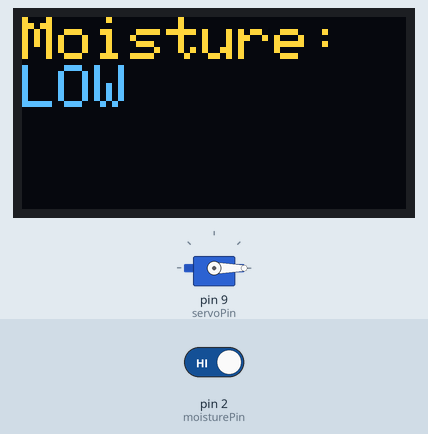
Bench run of a sketch on a simulated Arduino Uno, built with avr-gcc and run on an emulated ATmega328P. Shown: servo, 128×64 one-colour display. Inputs (shaded band) come from the test bench; at power-on: pin 2 (moisturePin) HIGH. The OLED is the two-colour kind (top 16 rows yellow); the display library's start-up logo is not drawn.

Above: at 3.2 s.
3.3 s: pin 2 (moisturePin) driven LOW
At 3.48 s:
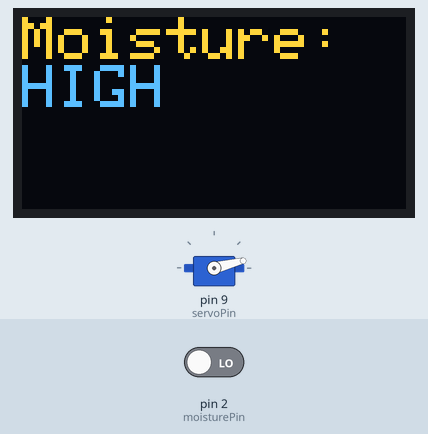
At 4.08 s:
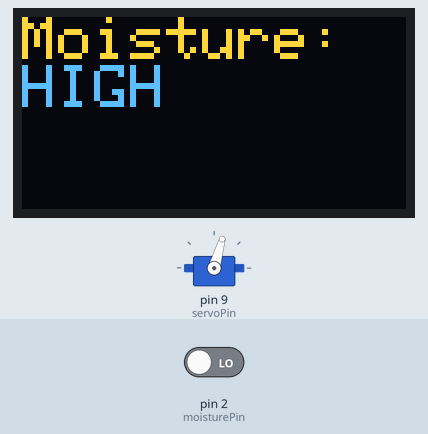
5.7 s: pin 2 (moisturePin) driven HIGH
At 5.9 s:
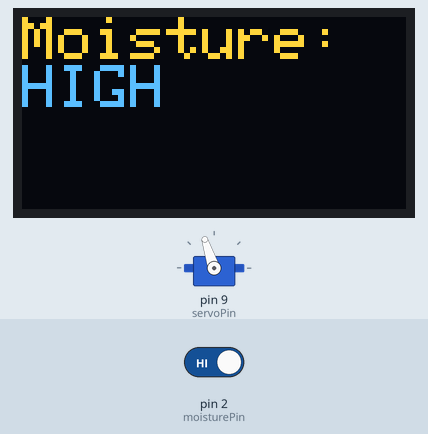
Timing chart, 0 to 8.7 s (numbered marks = the images above; inputs shaded):
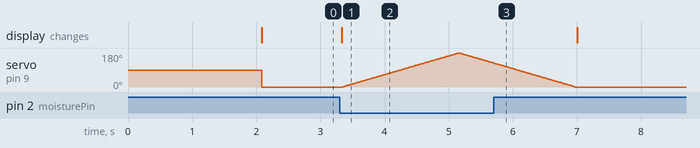

Measured:
- after the input at 3.3 s, servo on pin 9 (servoPin): rises from 0° to 180° in 1.8 s, then falls to 126° in 0.55 s; the display: changes at once (image 1)
- after the input at 5.7 s, servo on pin 9 (servoPin): goes on until 7.0 s, then stays 0°

The sketch:

Smart_Cradle.ino
```cpp
#include <Servo.h>
#include <Adafruit_GFX.h>
#include <Adafruit_SSD1306.h>

#define SCREEN_WIDTH 128 // OLED display width, in pixels
#define SCREEN_HEIGHT 64 // OLED display height, in pixels
#define OLED_RESET    -1 // Reset pin # (or -1 if sharing Arduino reset pin)

Adafruit_SSD1306 display(SCREEN_WIDTH, SCREEN_HEIGHT, &Wire, OLED_RESET);

const int moisturePin = 2;    // Digital pin connected to moisture sensor
const int servoPin = 9;       // Digital pin connected to servo motor

Servo servo;

void setup() {
  pinMode(moisturePin, INPUT);
  servo.attach(servoPin);
  display.begin(SSD1306_SWITCHCAPVCC, 0x3C);
  display.display();
  delay(2000); // Pause for 2 seconds
  display.clearDisplay();
}

void loop() {
  int moistureLevel = digitalRead(moisturePin);
  display.clearDisplay();
  display.setTextSize(2);
  display.setTextColor(SSD1306_WHITE);
  display.setCursor(0, 0);
  display.print("Moisture: ");
  display.println(moistureLevel == LOW ? "HIGH" : "LOW");
  display.display();

  if (moistureLevel == LOW) {
    rotateServo();
  } else {
    servo.write(0); // Stop the servo if moisture is low
  }
}

void rotateServo() {
  for (int angle = 0; angle <= 180; angle++) {
    servo.write(angle);
    delay(10); // Adjust the delay according to the speed of rotation
  }
  for (int angle = 180; angle >= 0; angle--) {
    servo.write(angle);
    delay(10); // Adjust the delay according to the speed of rotation
  }
}
```
